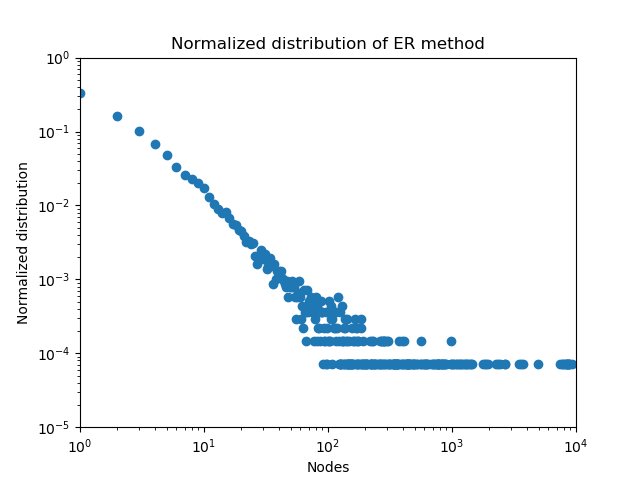

The script that drew this image:
"""
Provided code for application portion of module 1

Helper class for implementing efficient version
of DPA algorithm
"""

# general imports
import random
import matplotlib.pyplot as plt
import numpy as np


class DPATrial:
    """
    Simple class to encapsulate optimized trials for DPA algorithm
    
    Maintains a list of node numbers with multiple instances of each number.
    The number of instances of each node number are
    in the same proportion as the desired probabilities
    
    Uses random.choice() to select a node number from this list for each trial.
    """

    def __init__(self, num_nodes):
        """
        Initialize a DPATrial object corresponding to a 
        complete graph with num_nodes nodes
        
        Note the initial list of node numbers has num_nodes copies of
        each node number
        """
        self._num_nodes = num_nodes
        self._node_numbers = [node for node in range(num_nodes) for dummy_idx in range(num_nodes)]


    def run_trial(self, num_nodes):
        """
        Conduct num_node trials using by applying random.choice()
        to the list of node numbers
        
        Updates the list of node numbers so that the number of instances of
        each node number is in the same ratio as the desired probabilities
        
        Returns:
        Set of nodes
        """
        
        # compute the neighbors for the newly-created node
        new_node_neighbors = set()
        for dummy_idx in range(num_nodes):
            new_node_neighbors.add(random.choice(self._node_numbers))
        
        # update the list of node numbers so that each node number 
        # appears in the correct ratio
        self._node_numbers.append(self._num_nodes)
        self._node_numbers.extend(list(new_node_neighbors))
        
        #update the number of nodes
        self._num_nodes += 1
        return new_node_neighbors
    
####################################
#make the initial complete graph.

def make_complete_graph(num_nodes):
    """
    try to get the complete graph
    """
    complete_graph = {}
    for num in range(0,num_nodes):
        complete_graph[num]=set([])
        for item in range(0,num_nodes):
            if item != num:
                complete_graph[num].add(item)
    
    return complete_graph

def DPA(initial_number,final_number):
    """
    This is for forming DPA graph.
    """
    
    #First, form the initial complete graph.
    dpa_graph = make_complete_graph(initial_number)
    
    #Second, use DPATrial to append new nodes to the dpa_graph.
    trial_graph = DPATrial(initial_number)
    for item in range(initial_number,final_number):
        dpa_graph[item] = trial_graph.run_trial(initial_number)
    
    return dpa_graph


#################################
#compute the in-degree nodes.

def compute_in_degrees(digraph):
    """
    after getting a digraph, convert to get the number of head nodes
    """
    num_in_degree = {}
    for node in digraph:
        num_in_degree[node]=0           #set the return dictionary.
   
    
    for node in digraph:
        for item in digraph[node]:
            num_in_degree[item] +=1
    
    return num_in_degree


###############################
#get the distribution of each nodes(but not normalized)

def in_degree_distribution(digraph):
    """
    get the in degree distribution
    """
    degree_distribution = {}        #the dictionary that returns with distribution.
    total_num = 0                   #The total edges in this graph.(for normalize)
    
    for num in range(0,len(digraph)):
        degree_distribution[num] = 0
    
    in_degree = compute_in_degrees(digraph)
    for item in in_degree:
        degree_distribution[in_degree[item]] +=1
        total_num += 1

    total_num -= degree_distribution[0]
    del degree_distribution[0]
    
    for num in range(1,len(digraph)):           #delete nodes with zero inputs and normalize non-zero nodes.
        if degree_distribution[num] == 0:
            del degree_distribution[num]
        else:
            degree_distribution[num] = degree_distribution[num]/total_num
            
    return degree_distribution
    
##############################
#make a plot for normalized distribution.

initial_graph = DPA(13,27770)
normalized_graph = in_degree_distribution(initial_graph)

x = list(normalized_graph.keys())
y = list(normalized_graph.values())
plt.xscale('log')
plt.yscale('log')
plt.scatter(x,y)
plt.title("Normalized distribution of ER method")
plt.xlabel('Nodes')
plt.ylabel('Normalized distribution')
plt.xlim(1,10000)
plt.ylim(10**-5,1)
plt.show()
